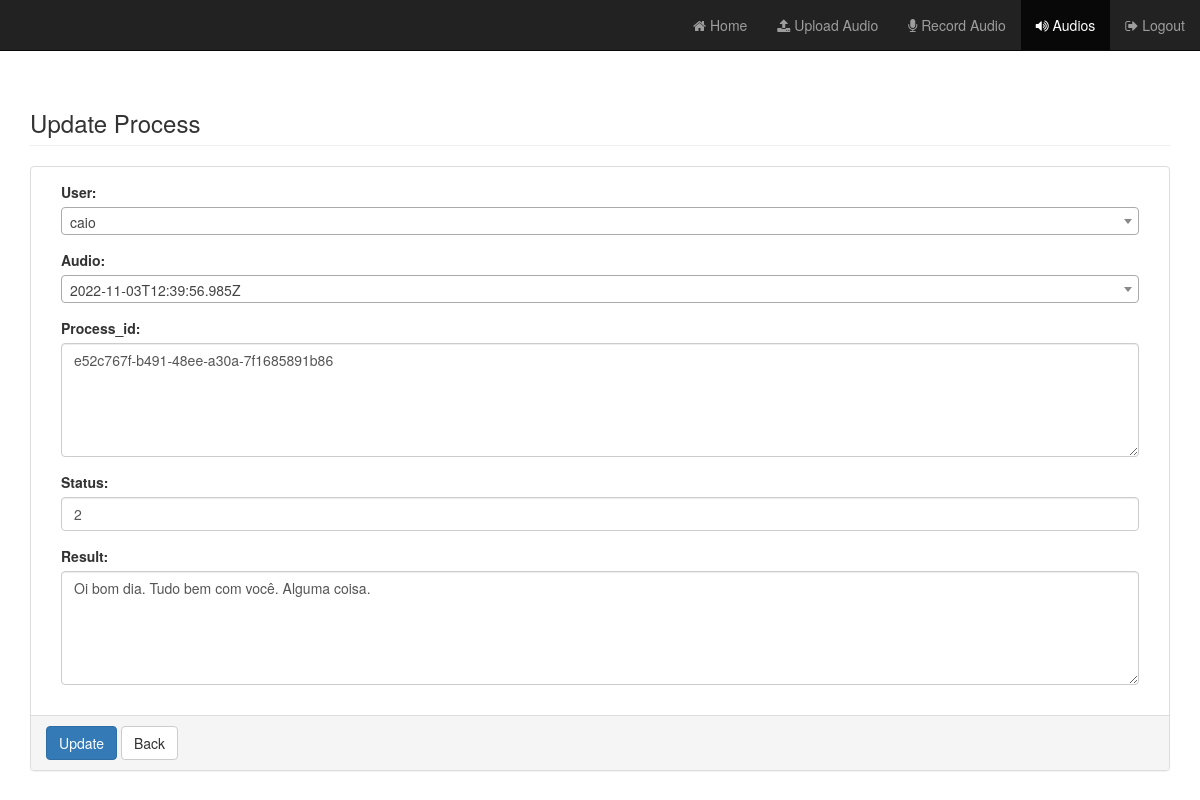
The page /process/16/update/ (signed in) on the database its author committed.
### app/models.py (models this page shows, shortened)
class Timestamp(models.Model):
    created_at = models.DateTimeField(auto_now_add=True)
    updated_at = models.DateTimeField(auto_now=True)
    class Meta:
        abstract = True

class Process(Timestamp):
    user = models.ForeignKey(User, blank=True, null=True, on_delete=models.CASCADE)
    audio = models.ForeignKey(Audio, blank=True, null=True, on_delete=models.CASCADE)
    language = models.CharField(max_length=255, blank=True, null=True)
    process_id = models.TextField(blank=True, null=True, default=str(uuid.uuid4()))
    status = models.IntegerField(choices=STATUS_PROCESS, default=1)
    result = models.TextField(blank=True, null=True)

### app/views/process.py (the view, shortened to what this page needs)
class Update(LoginRequiredMixin, ProcessMixin, PermissionRequiredMixin, ProcessFormSetManagement, UpdateView):
    login_url = '/admin/login/'
    model = Process
    template_name = 'process/update.html'
    context_object_name = 'process'
    form_class = ProcessForm
    permission_required = (
        'app.change_process'
    )
    def get_initial(self):
        data = super(Update, self).get_initial()
        return data
    def get_context_data(self, **kwargs):
        data = super(Update, self).get_context_data(**kwargs)
        return data

### app/forms.py
class ProcessForm(BaseForm, ModelForm):
    class Meta:
        model = models.Process
        fields = ("id", "user", "audio", "process_id", "status", "result")
        widgets = generate_bootstrap_widgets_for_all_fields(models.Process)
    def __init__(self, *args, **kwargs):
        super(ProcessForm, self).__init__(*args, **kwargs)

### app/mixins.py (called while the page is built)
    def get_context_data(self, **kwargs):
        context = super(ProcessMixin, self).get_context_data(**kwargs)
        if self.model:
            context['model_name'] = self.model._meta.verbose_name.title()
            context['model_name_plural'] = self.model._meta.verbose_name_plural.title()
        return context

### app/models.py (called while the page is built)
    def __str__(self):
        return self.filename

### app/views/process.py (called while the page is built, shortened)
    def get_context_data(self, **kwargs):
        data = super(ProcessFormSetManagement, self).get_context_data(**kwargs)
        return data

### app/templates/process/update.html (shortened to what this page needs)
{% extends 'base.html' %}
{% load static %}
{% load form_utils %}
{% block content %}
    <h3 class="page-header">Update Process</h3>
    <div class="row">
        <div class="col-sm-12">
            <form action="" method="post" enctype="multipart/form-data">
                <div class="panel panel-default">
                    <div class="panel-body">
                        <div class="col-xs-12">
 <div class="form-group">
 <label>User:</label>
 </div>
 </div>
<div class="col-xs-12">
 <div class="form-group">
 <label>Audio:</label>
 </div>
 </div>
<div class="col-xs-12">
 <div class="form-group">
 <label>Process_id:</label>
{{ form.process_id }}
 </div>
 </div>
<div class="col-xs-12">
 <div class="form-group">
 <label>Status:</label>
{{ form.status }}
 </div>
 </div>
<div class="col-xs-12">
 <div class="form-group">
 <label>Result:</label>
{{ form.result }}
 </div>
 </div>
                    </div>
                    <div class="panel-footer">
                        <div id="actions" class="row">
                            <div class="col-md-12">
                               <button id="btn_atualizar" class="btn btn-primary" type="submit">
                                    Update
                                </button>
                                <a href="{% url 'PROCESS_list' %}" class="btn btn-default">Back</a>
                            </div>
                        </div>
                    </div>
                </div>
            </form>
        </div>
    </div>
{% endblock %}

### rows shown on the page
Process: process_id "e52c767f-b491-48ee-a30a-7f1685891b86", status "2", result "Oi bom dia. Tudo bem com você. Alguma coisa."
